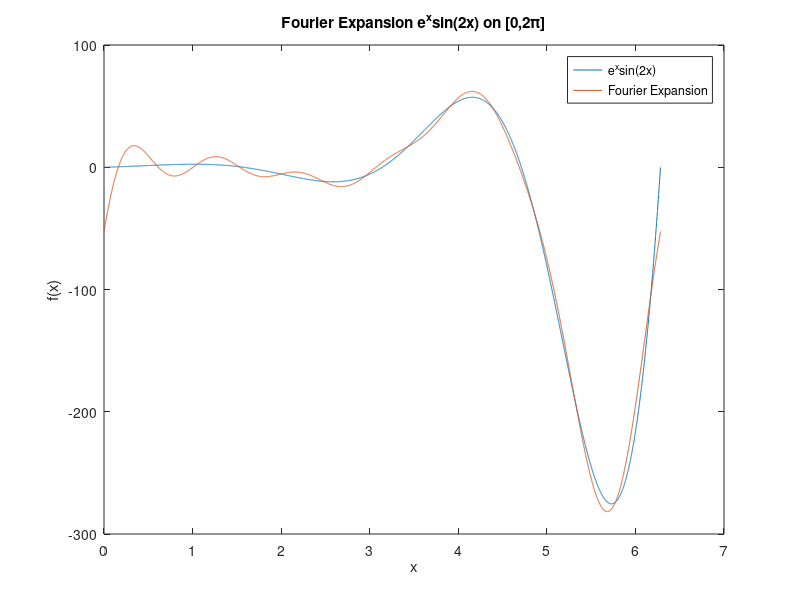

This figure's MATLAB source:
%4. MATLAB script to plot the above expansion: 
x = 0:1/1000:2*pi;           %discretize interval  
f = exp(x).*sin(2*x);        %declare function  
f_exp=0;                     %initialize expansion  
N = 6;                       %number of harmonics  
for n=1:N                    %iterate partial sum   
An = (exp(2*pi)-1)/(2*pi)*(4*n^2-20)/(n^4-6*n^2+25);   
Bn = (exp(2*pi)-1)/(2*pi)*(8*n)/(n^4-6*n^2+25);  
f_exp = f_exp + An*cos(n*x) + Bn*sin(n*x);  
end  
A0 = (1-exp(2*pi))/(5*pi);    
f_exp = f_exp+A0;            %add A0 term  
plot(x,f,x,f_exp)            %plot function and expansion  
title('Fourier Expansion e^xsin(2x) on [0,2\pi]');   
xlabel('x'); ylabel('f(x)');   
legend('e^xsin(2x)','Fourier Expansion')  
 
  
